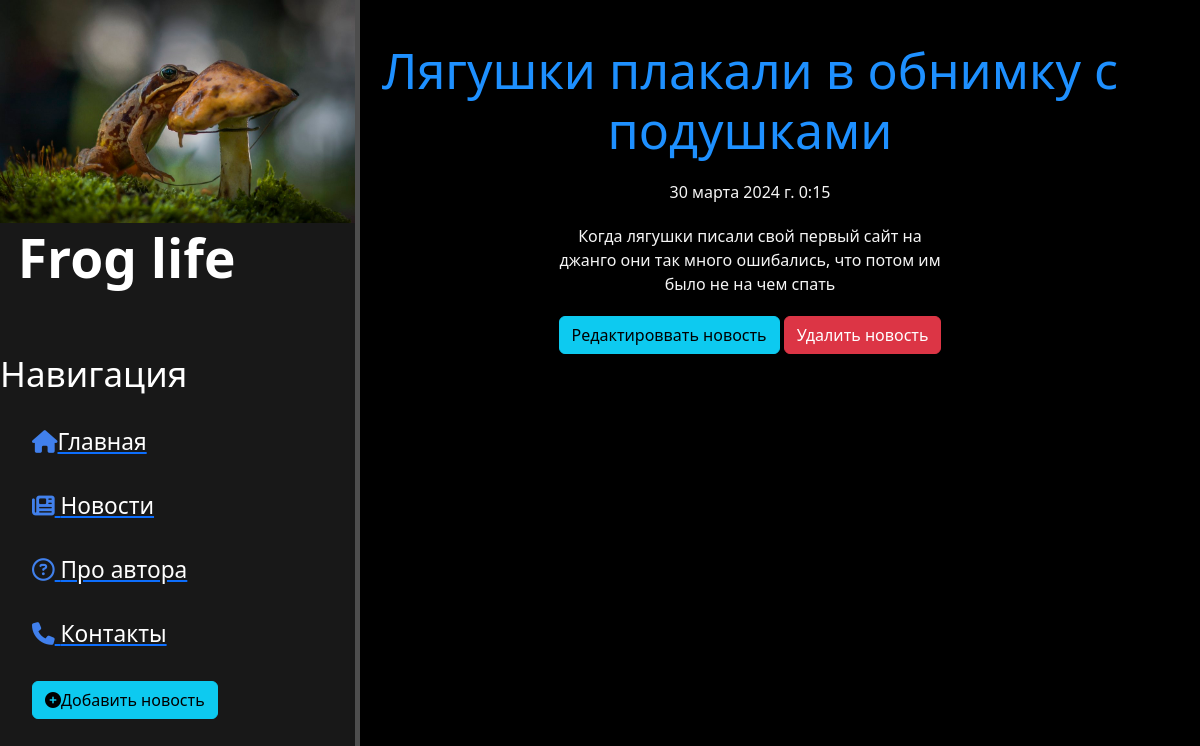
Screenshot of /news/1 with the database file from the repository.
### news/models.py (models this page shows, shortened)
class Articles(models.Model):
    title = models.CharField('Название', default='Без названия', max_length=100)
    anons = models.CharField('Анонс', default=' ', max_length=250)
    full_text = models.TextField('Статья')
    date = models.DateTimeField('Дата публикации')
    class Meta:
        verbose_name = 'Новость'
        verbose_name_plural = 'Новости'

### news/views.py (the view)
# urls.py: path('<int:pk>', views.NewsDetailView.as_view(), name='news_detail'),
class NewsDetailView(DetailView):
    model = Articles
    template_name = 'news/details_view.html'
    context_object_name = 'article'

### news/templates/news/details_view.html (shortened to what this page needs)
{% extends 'main/layout.html' %}
{% block content %}
    <div class="features">
        <h1>{{ article.title }}</h1>
        <p> {{ article.date }}</p>
        <p>{{ article.full_text }}</p>
        <a href="{% url 'news_update' article.id %}" class="btn btn-info"> Редактироввать новость </a>
        <a href="{% url 'news_delete' article.id %}" class="btn btn-danger"> Удалить новость </a><br>
    </div>
{% endblock %}

### main/static/main/css/main.css (style rules this page uses)
body { background: black; }
main .features { float: left; color: whitesmoke; margin-top: 40px; text-align: center; width: 65%; }
main .features h1 { font-size: 50px; color: dodgerblue; }
main .features p { max-width: 400px; margin: 20px auto; }

### rows the page displays
Articles: title "Лягушки плакали в обнимку с подушками", date "30 марта 2024 г. 0:15", full_text "Когда лягушки писали свой первый сайт на джанго они так много ошибались, что потом им было не на чем спать"
